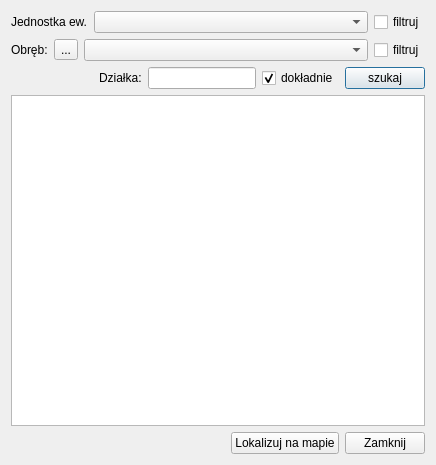
<?xml version="1.0" encoding="UTF-8"?>
<ui version="4.0">
 <class>swdeDzeSearch</class>
 <widget class="QDialog" name="swdeDzeSearch">
  <property name="geometry">
   <rect>
    <x>0</x>
    <y>0</y>
    <width>436</width>
    <height>465</height>
   </rect>
  </property>
  <property name="windowTitle">
   <string>swdeDzeSearch</string>
  </property>
  <property name="windowIcon">
   <iconset resource="resources.qrc">
    <normaloff>:/plugins/swdedzesearch/icons/swde-plug-search-22.png</normaloff>:/plugins/swdedzesearch/icons/swde-plug-search-22.png</iconset>
  </property>
  <layout class="QHBoxLayout" name="horizontalLayout_5">
   <item>
    <layout class="QVBoxLayout" name="verticalLayout">
     <item>
      <layout class="QHBoxLayout" name="horizontalLayout_4" stretch="0,1,0">
       <item>
        <widget class="QLabel" name="label">
         <property name="text">
          <string>Jednostka ew.</string>
         </property>
        </widget>
       </item>
       <item>
        <widget class="QComboBox" name="cmbxJEW"/>
       </item>
       <item>
        <widget class="QCheckBox" name="chckJEWfiltr">
         <property name="text">
          <string>filtruj</string>
         </property>
        </widget>
       </item>
      </layout>
     </item>
     <item>
      <layout class="QHBoxLayout" name="horizontalLayout_3" stretch="0,0,1,0">
       <item>
        <widget class="QLabel" name="label_2">
         <property name="text">
          <string>Obręb:</string>
         </property>
        </widget>
       </item>
       <item>
        <widget class="QToolButton" name="tbtnObrRefresh">
         <property name="toolTip">
          <string>&lt;html&gt;&lt;head/&gt;&lt;body&gt;&lt;p&gt;odświeża listę obrębów, dla wybranej jednostki ewidencyjnej&lt;/p&gt;&lt;/body&gt;&lt;/html&gt;</string>
         </property>
         <property name="text">
          <string>...</string>
         </property>
         <property name="icon">
          <iconset resource="resources.qrc">
           <normaloff>:/plugins/swdedzesearch/icons/view-refresh.png</normaloff>:/plugins/swdedzesearch/icons/view-refresh.png</iconset>
         </property>
        </widget>
       </item>
       <item>
        <widget class="QComboBox" name="cmbxOBR"/>
       </item>
       <item>
        <widget class="QCheckBox" name="chckOBRfiltr">
         <property name="text">
          <string>filtruj</string>
         </property>
        </widget>
       </item>
      </layout>
     </item>
     <item>
      <layout class="QHBoxLayout" name="horizontalLayout_2">
       <item>
        <spacer name="horizontalSpacer_2">
         <property name="orientation">
          <enum>Qt::Horizontal</enum>
         </property>
         <property name="sizeHint" stdset="0">
          <size>
           <width>40</width>
           <height>20</height>
          </size>
         </property>
        </spacer>
       </item>
       <item>
        <widget class="QLabel" name="label_3">
         <property name="text">
          <string>Działka:</string>
         </property>
        </widget>
       </item>
       <item>
        <widget class="QLineEdit" name="leditDZE"/>
       </item>
       <item>
        <widget class="QCheckBox" name="chckDzeDokladnie">
         <property name="toolTip">
          <string>&lt;html&gt;&lt;head/&gt;&lt;body&gt;&lt;p&gt;Jeśli pole będzie odznaczone - zostaną wyszukane również działki o numerach podobnych do zadanego.&lt;/p&gt;&lt;/body&gt;&lt;/html&gt;</string>
         </property>
         <property name="text">
          <string>dokładnie</string>
         </property>
         <property name="checked">
          <bool>true</bool>
         </property>
        </widget>
       </item>
       <item>
        <widget class="QPushButton" name="pbtnDzeSearch">
         <property name="text">
          <string>szukaj</string>
         </property>
        </widget>
       </item>
      </layout>
     </item>
     <item>
      <widget class="QTableView" name="tabvDZE">
       <property name="selectionMode">
        <enum>QAbstractItemView::MultiSelection</enum>
       </property>
       <property name="selectionBehavior">
        <enum>QAbstractItemView::SelectRows</enum>
       </property>
      </widget>
     </item>
     <item>
      <layout class="QHBoxLayout" name="horizontalLayout">
       <item>
        <spacer name="horizontalSpacer">
         <property name="orientation">
          <enum>Qt::Horizontal</enum>
         </property>
         <property name="sizeHint" stdset="0">
          <size>
           <width>40</width>
           <height>20</height>
          </size>
         </property>
        </spacer>
       </item>
       <item>
        <widget class="QPushButton" name="pbtnLokalizuj">
         <property name="text">
          <string>Lokalizuj na mapie</string>
         </property>
        </widget>
       </item>
       <item>
        <widget class="QPushButton" name="pbtnClose">
         <property name="text">
          <string>Zamknij</string>
         </property>
        </widget>
       </item>
      </layout>
     </item>
    </layout>
   </item>
  </layout>
 </widget>
 <resources>
  <include location="../swdeDzeInfo/resources.qrc"/>
  <include location="resources.qrc"/>
 </resources>
 <connections/>
</ui>
